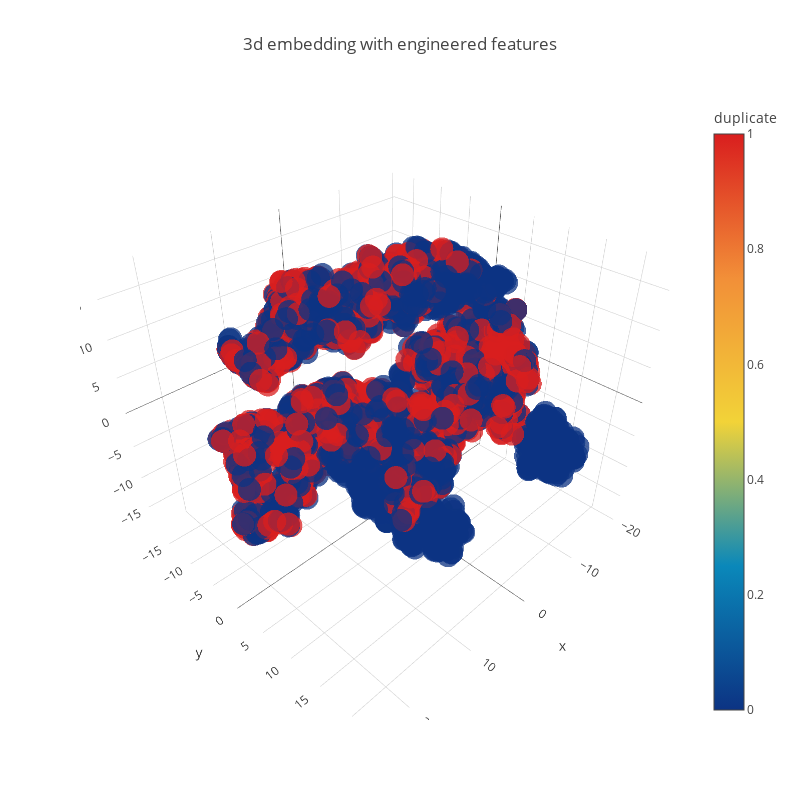

Notebook cell for this chart:
### Code cell
trace1 = go.Scatter3d(
    x=tsne3d[:,0],
    y=tsne3d[:,1],
    z=tsne3d[:,2],
    mode='markers',
    marker=dict(
        sizemode='diameter',
        color = y,
        colorscale = 'Portland',
        colorbar = dict(title = 'duplicate'),
        line=dict(color='rgb(255, 255, 255)'),
        opacity=0.75
    )
)

data=[trace1]
layout=dict(height=800, width=800, title='3d embedding with engineered features')
fig=dict(data=data, layout=layout)
py.iplot(fig, filename='3DBubble')

### Figure 1 — Plotly figure (JSON) as saved in the notebook; plotly's stock layout.template omitted (floating-point values rounded to 4 significant figures; data arrays with more than 128 entries replaced by an {"elided": "..."} marker saying what was removed)
{"data": [{"marker": {"color": {"elided": "5000 int values"}, "colorbar": {"title": "duplicate"}, "colorscale": "Portland", "line": {"color": "rgb(255, 255, 255)"}, "opacity": 0.75, "sizemode": "diameter"}, "mode": "markers", "type": "scatter3d", "x": {"elided": "5000 float values"}, "y": {"elided": "5000 float values"}, "z": {"elided": "5000 float values"}}], "layout": {"height": 800, "title": "3d embedding with engineered features", "width": 800}}
